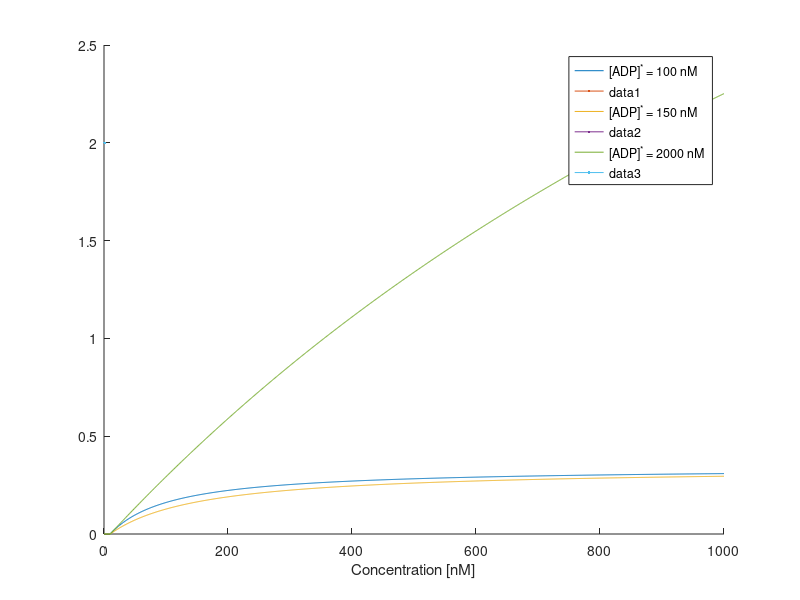

This chart was generated by the following MATLAB code:
% close all
clear

% Hill functions for ADP
ADP_shift = 1e-5;
% ADP_ast = [5e-5 7.5e-5 1e-4 1.5e-4 2e-3];
ADP_ast = [1e-4 1.5e-4 2e-3];
maxADP = 0.001; % [nanomol/mm^3]
n = 1; % degree of Hill function


% convert to nM by multiplying by 10^6
ADP_ast = ADP_ast*1e6; % [nM] 2000 muM in Leiderman 2011 
maxADP = maxADP*1e6; % [nM]
s = ADP_shift*1e6;

ADP = linspace(0,maxADP,1000);
A = @(c,c_ast) max(0,(c-s).^n) ./ (c_ast.^n + max(0,(c-s).^n));

lineW = 2;
figure()
hold on
set(gca,'ColorOrderIndex',1)
for i = 1:length(ADP_ast)-1
plot(ADP,0.34*A(ADP,ADP_ast(i)),'-','DisplayName',['[ADP]^* = ',num2str(ADP_ast(i)),' nM'],LineWidth=lineW)
end

% s = 0;
% A = @(c,c_ast) max(0,(c-s).^n) ./ (c_ast.^n + max(0,(c-s).^n));

plot(ADP,20*0.34*A(ADP,ADP_ast(end)),'-','DisplayName',['[ADP]^* = ',num2str(ADP_ast(end)),' nM'],LineWidth=lineW)
xlabel('Concentration [nM]')
legend()
% title(['n = ', num2str(n)])
